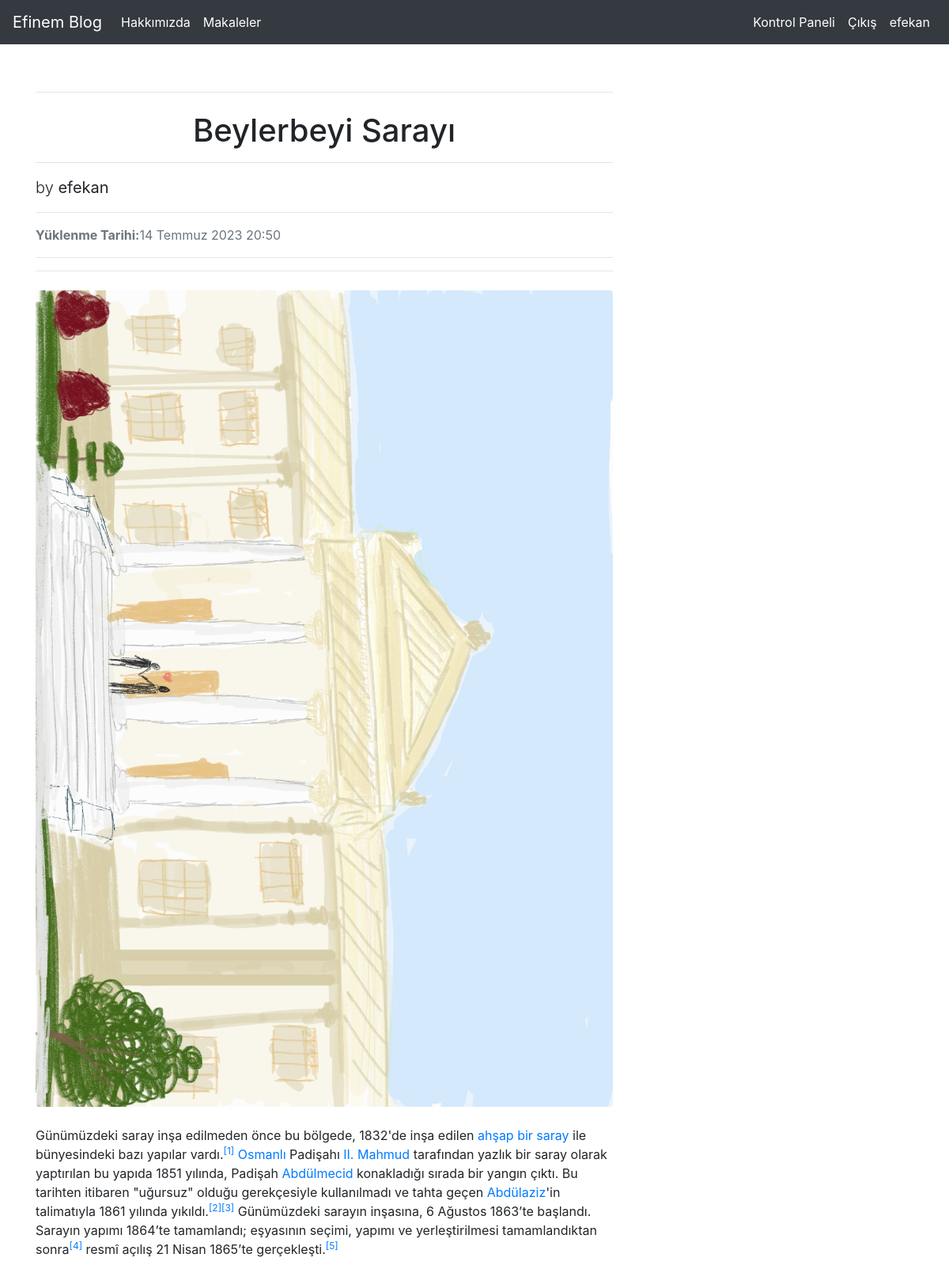
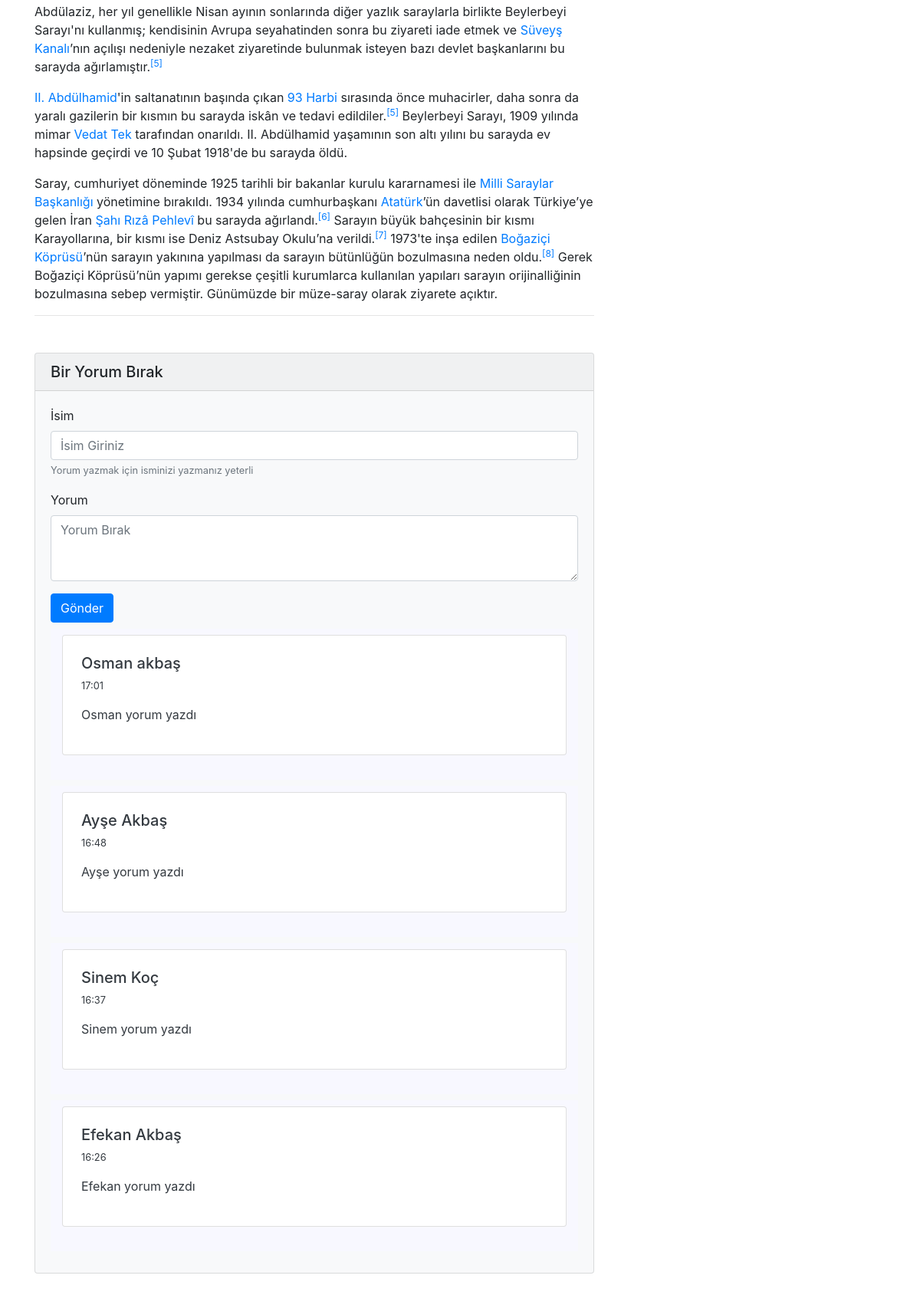
/articles/detail/33/ (signed in), run on the app's committed database (2 pictures, top to bottom).
### article/models.py (models this page shows, shortened)
class Article(models.Model):
    author=models.ForeignKey("auth.User", on_delete=models.CASCADE, verbose_name="Yazar")
    title=models.CharField(max_length=50 ,verbose_name="Başlık")
    content=RichTextField()
    created_time=models.DateTimeField(auto_now_add=True, verbose_name="Oluşturulma Tarihi")
    article_image=models.FileField(blank=True,null=True,verbose_name="Makale Görüntü Dosyası")
    class Meta:
        ordering = ['-created_time']

class Comment(models.Model):
    article=models.ForeignKey(Article,on_delete=models.CASCADE,verbose_name="Makale",related_name="comments")
    comment_author=models.CharField(max_length=30,verbose_name="İsim")
    comment_content=models.TextField(max_length=200,verbose_name="Yorum")
    comment_date=models.TimeField(auto_now_add=True,verbose_name="Oluşturulma Tarihi")
    class Meta:
        ordering = ['-comment_date']

### article/views.py (the view)
# urls.py: path("detail/<int:id>/",views.detail,name="detail"),
@login_required(login_url="user:login")
def detail(request,id):
    article=get_object_or_404(Article,id=id)
    comments=article.comments.all()
    content={
        "article":article,
        "comments":comments,
    }
    return render(request,"detail.html",content)

### templates/detail.html (shortened to what this page needs)
{% extends "layout.html" %}
{% block body %}
<div class="row">
    <div class="col-lg-8">
        <article>
            <header class="mb-4">
                <hr>
                <h1 class="mt-4 text-center">{{article.title}}</h1>
                <hr>
                <p class="lead">by <b>{{article.author.username}}</b></p><hr>
                <div class="text-muted fst-italic mb-2"><b>Yüklenme Tarihi:</b>{{article.created_time}}</div><hr><hr>
            </header>
            {% if article.article_image %}
            <figure class="mb-4"><img class="img-fluid rounded" src="{{article.article_image.url}}" alt="..." /></figure>
            {% endif %}
            <section class="mb-5">
                {{article.content|safe}} <hr>
            </section>
            <section class="mb-5">
                <div class="card bg-light">
                    <h5 class="card-header">Bir Yorum Bırak</h5>
                    <div class="card-body">
            <form method="POST" action="{%url 'article:comments' article.id%}">
                <div class="form-group">
                  <label for="name">İsim</label>
                  <input type="text" class="form-control" id="name" name="comment_author" aria-describedby="namehelp" placeholder="İsim Giriniz">
                  <small id="nameHelp" class="form-text text-muted">Yorum yazmak için isminizi yazmanız yeterli</small>
                </div>
                <div class="form-group">
                  <label for="comment">Yorum</label>
                  <textarea class="form-control" rows="3" name="comment_content" placeholder="Yorum Bırak"></textarea>
                </div>
                <button type="submit"  class="btn btn-primary">Gönder</button>
              </form>
              {% if comments %}
                    {% for comment in comments %}
                    <section style="background-color:ghostwhite">
                        <div class="container my-2 py-2 text-dark">
                          <div class="row d-flex justify-content-center">
                            <div class="col-md-11 col-lg-9 col-xl-12">
                              <div class="d-flex flex-start mb-4">
                                <div class="card w-100">
                                  <div class="card-body p-4">
                                    <div class="">
                                      <h5>{{comment.comment_author}}</h5>
                                      <p class="small">{{comment.comment_date}}</p>
                                      <p>
                                        {{comment.comment_content}}
                                      </p>
                                    </div>
                                  </div>
                                </div>
                              </div>
                              </div>
                            </div>
                          </div>
                      </section>
                    {% endfor %}
              {% else %}
                    <div>Henüz Bir Yorum Yok</div>
              {% endif %}
            </section></div></div>
    </div>
{% endblock %}

### templates/includes/navbar.html (shortened to what this page needs)
<nav class="navbar navbar-expand-md navbar-dark fixed-top bg-dark">
  <a class="navbar-brand" href="{%url 'index'%}">Efinem Blog</a>
  <div class="collapse navbar-collapse" id="navbarCollapse">
    <ul class="navbar-nav mr-auto">
      <li class="nav-item active">
        <a class="nav-link" href="{%url 'about'%}">Hakkımızda</a>
      </li>
      <li class="nav-item active">
        <a class="nav-link" href="{%url 'article:articles'%}">Makaleler</a>
      </li>
    </ul>
    <ul class="navbar-nav ml-auto">
      {% if request.user.is_authenticated %}
      <li class="nav-item active">
        <a class="nav-link" href="{%url 'article:dashboard'%}">Kontrol Paneli</a>
      </li>
      <li class="nav-item active">
        <a class="nav-link" href="{%url 'user:logout'%}">Çıkış</a>
      </li>
      <li class="nav-item active">
        <a class="nav-link" href="/profile">{{request.user.username}}</a>
      </li>
      {% endif %}
    </ul>
  </div>
</nav>

### data on the page
Article: title "Beylerbeyi Sarayı", author.username "efekan", created_time "14 Temmuz 2023 20:50", article_image (picture), content "Günümüzdeki saray inşa edilmeden önce bu bölgede, 1832'de inşa edilen ahşap bir saray ile bünyesindeki bazı yapılar vardı. [1] Osmanlı Padişahı II. Mahmud tarafından yazlık bir saray olarak yaptırılan bu yapıda 1851 yılında, Padişah Abdülmecid konakladığı sırada bir yangın çıktı. Bu tarihten itibaren \"uğursuz\" olduğu gerekçesiyle kullanılmadı ve tahta geçen Abdülaziz 'in talimatıyla 1861 yılında yıkıldı. [2] [3] Günümüzdeki sarayın inşasına, 6 Ağustos 1863’te başlandı. Sarayın yapımı 1864’te tamamlandı; eşyasının seçimi, yapımı ve yerleştirilmesi tamamlandıktan sonra [4] resmî açılış 21 Nisan 1865’te gerçekleşti. [5] Abdülaziz, her yıl genellikle Nisan ayının sonlarında diğer yazlık…"
Comment: comment_author "Osman akbaş", comment_date "17:01", comment_content "Osman yorum yazdı"
Comment: comment_author "Ayşe Akbaş", comment_date "16:48", comment_content "Ayşe yorum yazdı"
Comment: comment_author "Sinem Koç", comment_date "16:37", comment_content "Sinem yorum yazdı"
Comment: comment_author "Efekan Akbaş", comment_date "16:26", comment_content "Efekan yorum yazdı"

### other printed values
{{ request.user.username }} "efekan"
